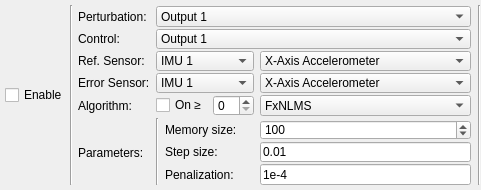
<?xml version="1.0" encoding="UTF-8"?>
<ui version="4.0">
 <class>ControlForm</class>
 <widget class="QWidget" name="ControlForm">
  <property name="geometry">
   <rect>
    <x>0</x>
    <y>0</y>
    <width>481</width>
    <height>190</height>
   </rect>
  </property>
  <property name="windowTitle">
   <string>Form</string>
  </property>
  <layout class="QHBoxLayout" name="horizontalLayout">
   <property name="leftMargin">
    <number>0</number>
   </property>
   <property name="topMargin">
    <number>0</number>
   </property>
   <property name="rightMargin">
    <number>0</number>
   </property>
   <property name="bottomMargin">
    <number>0</number>
   </property>
   <item>
    <widget class="QFrame" name="Controle">
     <property name="autoFillBackground">
      <bool>false</bool>
     </property>
     <property name="styleSheet">
      <string notr="true"/>
     </property>
     <property name="frameShape">
      <enum>QFrame::NoFrame</enum>
     </property>
     <property name="frameShadow">
      <enum>QFrame::Plain</enum>
     </property>
     <property name="lineWidth">
      <number>0</number>
     </property>
     <layout class="QHBoxLayout" name="horizontalLayout_5">
      <property name="spacing">
       <number>2</number>
      </property>
      <property name="leftMargin">
       <number>5</number>
      </property>
      <property name="topMargin">
       <number>5</number>
      </property>
      <property name="rightMargin">
       <number>0</number>
      </property>
      <property name="bottomMargin">
       <number>5</number>
      </property>
      <item>
       <widget class="QCheckBox" name="checkControle">
        <property name="sizePolicy">
         <sizepolicy hsizetype="Fixed" vsizetype="Preferred">
          <horstretch>0</horstretch>
          <verstretch>0</verstretch>
         </sizepolicy>
        </property>
        <property name="text">
         <string>Enable</string>
        </property>
       </widget>
      </item>
      <item>
       <widget class="Line" name="line">
        <property name="orientation">
         <enum>Qt::Vertical</enum>
        </property>
       </widget>
      </item>
      <item>
       <widget class="QFrame" name="frame_7">
        <property name="sizePolicy">
         <sizepolicy hsizetype="Preferred" vsizetype="Fixed">
          <horstretch>0</horstretch>
          <verstretch>0</verstretch>
         </sizepolicy>
        </property>
        <property name="minimumSize">
         <size>
          <width>0</width>
          <height>150</height>
         </size>
        </property>
        <property name="frameShadow">
         <enum>QFrame::Sunken</enum>
        </property>
        <property name="lineWidth">
         <number>0</number>
        </property>
        <layout class="QGridLayout" name="gridLayout_2">
         <property name="leftMargin">
          <number>3</number>
         </property>
         <property name="topMargin">
          <number>1</number>
         </property>
         <property name="rightMargin">
          <number>5</number>
         </property>
         <property name="bottomMargin">
          <number>1</number>
         </property>
         <property name="verticalSpacing">
          <number>2</number>
         </property>
         <item row="8" column="5" colspan="2">
          <widget class="QLabel" name="label_11">
           <property name="text">
            <string>Penalization:</string>
           </property>
          </widget>
         </item>
         <item row="4" column="4" colspan="2">
          <widget class="QCheckBox" name="checkAlgOn">
           <property name="text">
            <string>On ≥</string>
           </property>
          </widget>
         </item>
         <item row="4" column="6">
          <widget class="QSpinBox" name="spinTAlgOn"/>
         </item>
         <item row="2" column="4" colspan="3">
          <widget class="QComboBox" name="comboIMURef">
           <property name="sizePolicy">
            <sizepolicy hsizetype="Preferred" vsizetype="Preferred">
             <horstretch>0</horstretch>
             <verstretch>0</verstretch>
            </sizepolicy>
           </property>
           <item>
            <property name="text">
             <string>IMU 1</string>
            </property>
           </item>
           <item>
            <property name="text">
             <string>IMU 2</string>
            </property>
           </item>
           <item>
            <property name="text">
             <string>IMU 3</string>
            </property>
           </item>
          </widget>
         </item>
         <item row="8" column="7">
          <widget class="QLineEdit" name="normCtrl">
           <property name="text">
            <string>1e-4</string>
           </property>
          </widget>
         </item>
         <item row="3" column="3">
          <widget class="QLabel" name="label_17">
           <property name="text">
            <string>Error Sensor:</string>
           </property>
           <property name="alignment">
            <set>Qt::AlignLeading|Qt::AlignLeft|Qt::AlignVCenter</set>
           </property>
          </widget>
         </item>
         <item row="4" column="3">
          <widget class="QLabel" name="label_8">
           <property name="sizePolicy">
            <sizepolicy hsizetype="Preferred" vsizetype="Preferred">
             <horstretch>0</horstretch>
             <verstretch>0</verstretch>
            </sizepolicy>
           </property>
           <property name="locale">
            <locale language="English" country="UnitedStates"/>
           </property>
           <property name="text">
            <string>Algorithm:</string>
           </property>
           <property name="alignment">
            <set>Qt::AlignLeading|Qt::AlignLeft|Qt::AlignVCenter</set>
           </property>
          </widget>
         </item>
         <item row="0" column="3">
          <widget class="QLabel" name="label_24">
           <property name="sizePolicy">
            <sizepolicy hsizetype="Minimum" vsizetype="Preferred">
             <horstretch>0</horstretch>
             <verstretch>0</verstretch>
            </sizepolicy>
           </property>
           <property name="text">
            <string>Perturbation:</string>
           </property>
           <property name="alignment">
            <set>Qt::AlignLeading|Qt::AlignLeft|Qt::AlignVCenter</set>
           </property>
          </widget>
         </item>
         <item row="1" column="3">
          <widget class="QLabel" name="label_48">
           <property name="sizePolicy">
            <sizepolicy hsizetype="Minimum" vsizetype="Preferred">
             <horstretch>0</horstretch>
             <verstretch>0</verstretch>
            </sizepolicy>
           </property>
           <property name="text">
            <string>Control:</string>
           </property>
           <property name="alignment">
            <set>Qt::AlignLeading|Qt::AlignLeft|Qt::AlignVCenter</set>
           </property>
          </widget>
         </item>
         <item row="5" column="4" rowspan="4">
          <widget class="Line" name="line_3">
           <property name="orientation">
            <enum>Qt::Vertical</enum>
           </property>
          </widget>
         </item>
         <item row="2" column="3">
          <widget class="QLabel" name="label_16">
           <property name="text">
            <string>Ref. Sensor:</string>
           </property>
           <property name="alignment">
            <set>Qt::AlignLeading|Qt::AlignLeft|Qt::AlignVCenter</set>
           </property>
          </widget>
         </item>
         <item row="3" column="4" colspan="3">
          <widget class="QComboBox" name="comboIMUError">
           <property name="sizePolicy">
            <sizepolicy hsizetype="Preferred" vsizetype="Preferred">
             <horstretch>0</horstretch>
             <verstretch>0</verstretch>
            </sizepolicy>
           </property>
           <item>
            <property name="text">
             <string>IMU 1</string>
            </property>
           </item>
           <item>
            <property name="text">
             <string>IMU 2</string>
            </property>
           </item>
           <item>
            <property name="text">
             <string>IMU 3</string>
            </property>
           </item>
          </widget>
         </item>
         <item row="6" column="7">
          <widget class="QSpinBox" name="spinMemCtrl">
           <property name="minimum">
            <number>1</number>
           </property>
           <property name="maximum">
            <number>3000</number>
           </property>
           <property name="value">
            <number>100</number>
           </property>
          </widget>
         </item>
         <item row="7" column="5" colspan="2">
          <widget class="QLabel" name="label_9">
           <property name="sizePolicy">
            <sizepolicy hsizetype="Fixed" vsizetype="Preferred">
             <horstretch>0</horstretch>
             <verstretch>0</verstretch>
            </sizepolicy>
           </property>
           <property name="text">
            <string>Step size:</string>
           </property>
          </widget>
         </item>
         <item row="1" column="4" colspan="4">
          <widget class="QComboBox" name="comboControlChannel">
           <property name="sizePolicy">
            <sizepolicy hsizetype="Preferred" vsizetype="Preferred">
             <horstretch>0</horstretch>
             <verstretch>0</verstretch>
            </sizepolicy>
           </property>
           <property name="currentText">
            <string>Output 1</string>
           </property>
           <item>
            <property name="text">
             <string>Output 1</string>
            </property>
           </item>
           <item>
            <property name="text">
             <string>Output 2</string>
            </property>
           </item>
           <item>
            <property name="text">
             <string>Output 3</string>
            </property>
           </item>
           <item>
            <property name="text">
             <string>Output 4</string>
            </property>
           </item>
          </widget>
         </item>
         <item row="2" column="7">
          <widget class="QComboBox" name="comboRef">
           <property name="sizePolicy">
            <sizepolicy hsizetype="Preferred" vsizetype="Preferred">
             <horstretch>0</horstretch>
             <verstretch>0</verstretch>
            </sizepolicy>
           </property>
           <item>
            <property name="text">
             <string>X-Axis Accelerometer</string>
            </property>
           </item>
           <item>
            <property name="text">
             <string>Y-Axis Accelerometer</string>
            </property>
           </item>
           <item>
            <property name="text">
             <string>Z-Axis Accelerometer</string>
            </property>
           </item>
           <item>
            <property name="text">
             <string>X-Axis Gyro</string>
            </property>
           </item>
           <item>
            <property name="text">
             <string>Y-Axis Gyro</string>
            </property>
           </item>
           <item>
            <property name="text">
             <string>Z-Axis Gyro</string>
            </property>
           </item>
          </widget>
         </item>
         <item row="6" column="5" colspan="2">
          <widget class="QLabel" name="label_12">
           <property name="text">
            <string>Memory size:</string>
           </property>
          </widget>
         </item>
         <item row="3" column="7">
          <widget class="QComboBox" name="comboErro">
           <property name="sizePolicy">
            <sizepolicy hsizetype="Preferred" vsizetype="Preferred">
             <horstretch>0</horstretch>
             <verstretch>0</verstretch>
            </sizepolicy>
           </property>
           <item>
            <property name="text">
             <string>X-Axis Accelerometer</string>
            </property>
           </item>
           <item>
            <property name="text">
             <string>Y-Axis Accelerometer</string>
            </property>
           </item>
           <item>
            <property name="text">
             <string>Z-Axis Accelerometer</string>
            </property>
           </item>
           <item>
            <property name="text">
             <string>X-Axis Gyro</string>
            </property>
           </item>
           <item>
            <property name="text">
             <string>Y-Axis Gyro</string>
            </property>
           </item>
           <item>
            <property name="text">
             <string>Z-Axis Gyro</string>
            </property>
           </item>
          </widget>
         </item>
         <item row="4" column="7">
          <widget class="QComboBox" name="comboAlgoritmo">
           <item>
            <property name="text">
             <string>FxNLMS</string>
            </property>
           </item>
           <item>
            <property name="text">
             <string>FxLMS</string>
            </property>
           </item>
           <item>
            <property name="text">
             <string>FxNLMS Modificado Proposto</string>
            </property>
           </item>
          </widget>
         </item>
         <item row="7" column="7">
          <widget class="QLineEdit" name="passoCtrl">
           <property name="text">
            <string>0.01</string>
           </property>
          </widget>
         </item>
         <item row="6" column="3" rowspan="3">
          <widget class="QLabel" name="label_10">
           <property name="text">
            <string>Parameters:</string>
           </property>
           <property name="alignment">
            <set>Qt::AlignLeading|Qt::AlignLeft|Qt::AlignVCenter</set>
           </property>
          </widget>
         </item>
         <item row="0" column="4" colspan="4">
          <widget class="QComboBox" name="comboPerturbChannel">
           <property name="sizePolicy">
            <sizepolicy hsizetype="Preferred" vsizetype="Preferred">
             <horstretch>0</horstretch>
             <verstretch>0</verstretch>
            </sizepolicy>
           </property>
           <item>
            <property name="text">
             <string>Output 1</string>
            </property>
           </item>
           <item>
            <property name="text">
             <string>Output 2</string>
            </property>
           </item>
           <item>
            <property name="text">
             <string>Output 3</string>
            </property>
           </item>
           <item>
            <property name="text">
             <string>Output 4</string>
            </property>
           </item>
          </widget>
         </item>
        </layout>
       </widget>
      </item>
      <item>
       <widget class="Line" name="line_4">
        <property name="orientation">
         <enum>Qt::Vertical</enum>
        </property>
       </widget>
      </item>
     </layout>
    </widget>
   </item>
  </layout>
 </widget>
 <tabstops>
  <tabstop>checkControle</tabstop>
  <tabstop>comboPerturbChannel</tabstop>
  <tabstop>comboControlChannel</tabstop>
  <tabstop>comboIMURef</tabstop>
  <tabstop>comboRef</tabstop>
  <tabstop>comboIMUError</tabstop>
  <tabstop>comboErro</tabstop>
  <tabstop>checkAlgOn</tabstop>
  <tabstop>spinTAlgOn</tabstop>
  <tabstop>comboAlgoritmo</tabstop>
  <tabstop>spinMemCtrl</tabstop>
  <tabstop>passoCtrl</tabstop>
  <tabstop>normCtrl</tabstop>
 </tabstops>
 <resources/>
 <connections/>
</ui>
